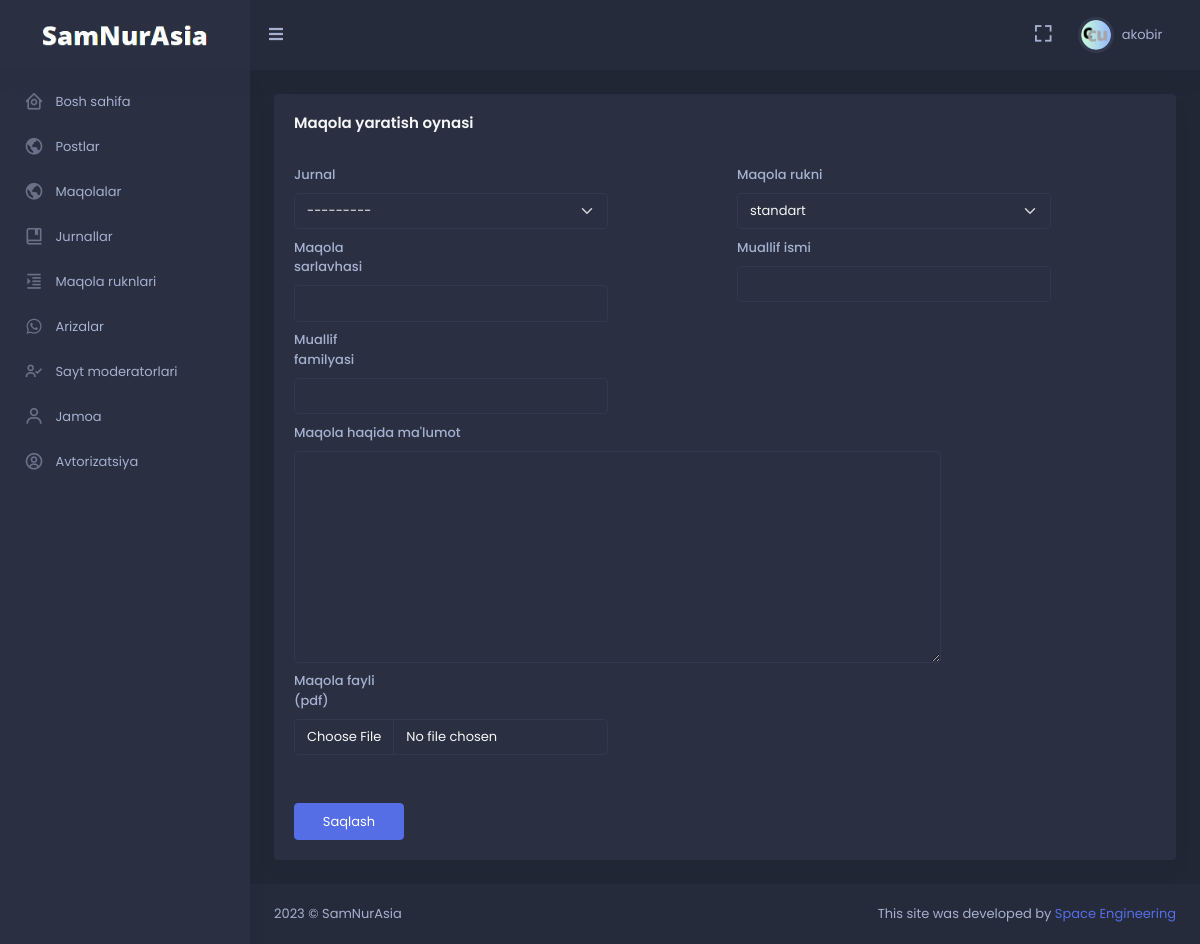
/moderator/article/create (signed in), run on the app's committed database.
### moderator/models.py (models this page shows, shortened)
class User(AbstractUser):
    image = models.ImageField(null=True, blank=True, upload_to='images/avatar')
    dark_mode = models.BooleanField(default=False)
    class Meta:
        verbose_name = 'User'
        verbose_name_plural = '1. Userlar'

### moderator/decorator.py (the view)
    def wrapper_func(request, *args, **kwargs):
        if Moderator.get_moderator_or_None(request=request) is not None:
            return func(request, *args, **kwargs)
        else:
            raise Http404()

### articles/models.py (called while the page is built)
    def __str__(self) -> str:
        return self.name

    def __str__(self) -> str:
        return self.name

### moderator/decorator.py (called while the page is built)
def moderator_only(func):
    def wrapper_func(request, *args, **kwargs):
        if Moderator.get_moderator_or_None(request=request) is not None:
            return func(request, *args, **kwargs)
        else:
            raise Http404()
    return wrapper_func

### moderator/models.py (called while the page is built)
    def get_moderator_or_None(request: WSGIRequest):
        if not request.user.is_authenticated:
            return None
        user = request.user
        if not (user.is_active and user.is_staff):
            return None
        try:
            moderator = Moderator.objects.get(user_id=user.pk)
            return moderator
        except:
            return None

### moderator/views.py (called while the page is built, shortened)
@login_required(login_url='login')
@moderator_only
def article_create(request: WSGIRequest):
    form = ArticleFullCreateForm()
    moderator = get_object_or_404(Moderator, user_id=request.user.id)
    return render(request, 'moderator/article_create.html', {
        'form': form,
    })

### templates/moderator/article_create.html
{% extends 'moderator/base.html' %}
{% block content %}
<div class="row">
    <div class="col-xl-12">
        <div class="card">
            <div class="card-body">
                <h4 class="card-title mb-4"> Maqola yaratish oynasi </h4>
                <form class="row" method="POST" enctype="multipart/form-data"> {% csrf_token %}
                    {% for i in form %}
                    <div class="col-md-{% if forloop.counter == 6 %}12{% else %}6{% endif %} ">
                        <label for="horizontal-firstname-input" class="col-sm-3 col-form-label"> {{i.label}} </label>
                        <div class="col-sm-9">{{i}}</div>
                    </div>
                    <br>
                    <br>
                    {% endfor %}
                    <div class="col-12">
                        <div class="mt-5">
                            <button type="submit" class="btn btn-primary w-md">Saqlash</button>
                        </div>
                    </div>
                </form>
            </div>
        </div>
    </div>
</div>
{% endblock %}

### templates/moderator/base.html (shortened to what this page needs)
<!doctype html> {% load static %}
<html lang="en">
<head>
    <link href="{% static 'skote/assets/css/bootstrap.min.css' %}" id="bootstrap-style" rel="stylesheet"
        type="text/css" />
    <link href="{% static 'skote/assets/css/icons.min.css' %}" rel="stylesheet" type="text/css" />
    <link href="{% static 'skote/assets/css/app.min.css' %}" id="app-style" rel="stylesheet" type="text/css" />
</head>
{% if user.dark_mode == True %}
<body data-sidebar="dark" data-layout-mode="dark">
    {% else %}
<body data-sidebar="light" data-layout-mode="light">
        {% endif %}
        <div id="layout-wrapper">
            <header id="page-topbar">
                <div class="navbar-header">
                    <div class="d-flex">
                        <div class="navbar-brand-box">
                            <a href="#" class="logo logo-light" style="pointer-events: none;">
                                <span class="logo-lg">
                                    <img src="{% static 'image/dark.png' %}" alt="" height="22">
                                </span>
                            </a>
                        </div>
                        <button type="button" class="btn btn-sm px-3 font-size-16 header-item waves-effect"
                            id="vertical-menu-btn">
                            <i class="fa fa-fw fa-bars"></i>
                        </button>
                    </div>
                    <div class="d-flex">
                        <div class="dropdown d-none d-lg-inline-block ms-1">
                            <button type="button" class="btn header-item noti-icon waves-effect"
                                data-bs-toggle="fullscreen">
                                <i class="bx bx-fullscreen"></i>
                            </button>
                        </div>
                        <div class="dropdown d-inline-block">
                            <button type="button" class="btn header-item waves-effect" id="page-header-user-dropdown"
                                data-bs-toggle="dropdown" aria-haspopup="true" aria-expanded="false">
                                <img class="rounded-circle header-profile-user"
                                    src="{% if user.image %}{{user.image.url}}{% else %}{% static 'skote/assets/images/users/avatar_default.png' %}{% endif %}"
                                    alt="Header Avatar">
                                <span class="d-none d-xl-inline-block ms-1" key="t-henry">{{ user.username }}</span>
                                <i class="mdi mdi-chevron-down d-none d-xl-inline-block"></i>
                            </button>
                        </div>
                    </div>
                </div>
            </header>
            <div class="vertical-menu">
                <div data-simplebar class="h-100">
                    <div id="sidebar-menu">
                        <ul class="metismenu list-unstyled" id="side-menu">
                            <li>
                                <a href="{% url 'dashboard' %}" >
                                    <i class="bx bx-home-circle"></i>
                                    <span key="t-dashboards"> Bosh sahifa </span>
                                </a>
                            </li>
                            <li>
                                <a href="{% url 'all_posts' %}">
                                    <i class="bx bx-world"></i>
                                    <span key="t-dashboards"> Postlar </span>
                                </a>
                            </li>
                            <li>
                                <a href="{% url 'all_article' %}">
                                    <i class="bx bx-world"></i>
                                    <span key="t-dashboards"> Maqolalar </span>
                                </a>
                            </li>
                            <li>
                                <a href="{% url 'journal_all' %}">
                                    <i class="bx bx-book-bookmark"></i>
                                    <span key="t-dashboards"> Jurnallar </span>
                                </a>
                            </li>
                            <li>
                                <a href="{% url 'article_col_all' %}" class="waves-effect">
                                    <i class="bx bx-right-indent"></i>
                                    <span key="t-chat"> Maqola ruknlari </span>
                                </a>
                            </li>
                            <li>
                                <a href="{% url 'petition_all' %}" class="waves-effect">
                                    <i class="bx bxl-whatsapp"></i>
                                    <span key="t-file-manager">Arizalar</span>
                                </a>
                            </li>
                            <li>
                                <a href="{% url 'moderator_all' %}" class="waves-effect">
                                    <i class="bx bx-user-check"></i>
                                    <span key="t-file-manager">Sayt moderatorlari</span>
                                </a>
                            </li>
                            <li>
                                <a href="{% url 'team_all' %}" class="waves-effect">
                                    <i class="bx bx-user"></i>
                                    <span key="t-file-manager"> Jamoa </span>
                                </a>
                            </li>
                            <li>
                                <a href="#" class="has-arrow waves-effect">
                                    <i class="bx bx-user-circle"></i>
                                    <span key="t-ecommerce">Avtorizatsiya</span>
                                </a>
                            </li>
                        </ul>
                    </div>
                </div>
            </div>
            <div class="main-content">
                <div class="page-content">
                    <div class="container-fluid">
                        {% block content %}{% endblock %}
                    </div>
                </div>
                <footer class="footer">
                    <div class="container-fluid">
                        <div class="row">
                            <div class="col-sm-6">
                                <script>document.write(new Date().getFullYear())</script> © SamNurAsia
                            </div>
                            <div class="col-sm-6">
                                <div class="text-sm-end d-none d-sm-block">
                                    This site was developed by <a href="#">Space Engineering</a>
                                </div>
                            </div>
                        </div>
                    </div>
                </footer>
            </div>
        </div>
    </body>
</html>

### data on the page
User: image (picture), username "akobir"

### other printed values
{{ i.label }} "Jurnal" "Maqola rukni" "Maqola sarlavhasi" "Muallif ismi" "Muallif familyasi" "Maqola haqida ma'lumot" "Maqola fayli (pdf)"
